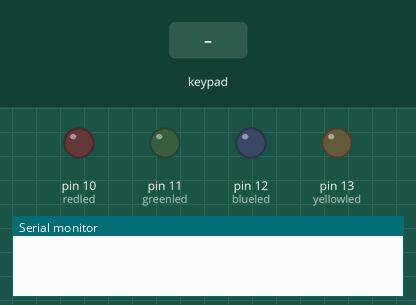
Recording of a sketch running on a simulated Arduino Uno, built with avr-gcc and run on an emulated ATmega328P. Shown: output pins drawn as LEDs (lit = HIGH), the last lines printed to the serial monitor. Dashed ring = blinking. Inputs (shaded band) come from the test bench.

Above: at 1.2 s.
1.3 s: keypad keys 5 4 3 2 * pressed 0.4 s apart
At 2.9 s:
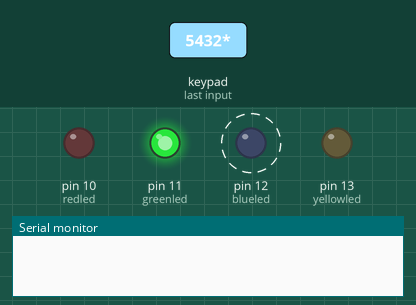
4.8 s: key '1' pressed
At 6.0 s:
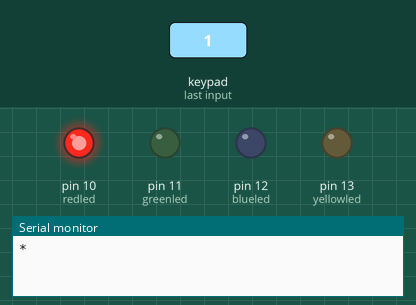
6.3 s: key '6' pressed
At 7.0 s:
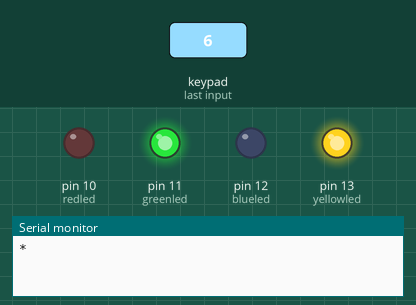
7.8 s: keypad keys 9 8 7 6 pressed 0.4 s apart
At 8.1 s:
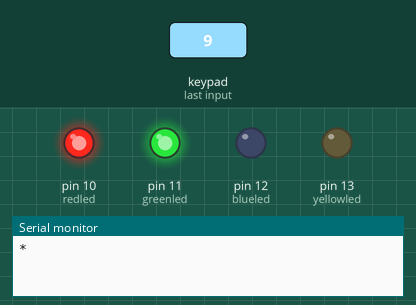
13.9 s: key '#' pressed
16.9 s: key '2' pressed
At 17.7 s:
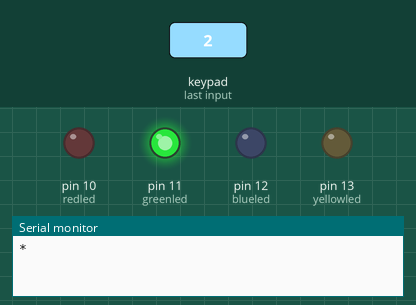
Timing chart, 0 to 19.4 s (numbered marks = the images above; inputs shaded):
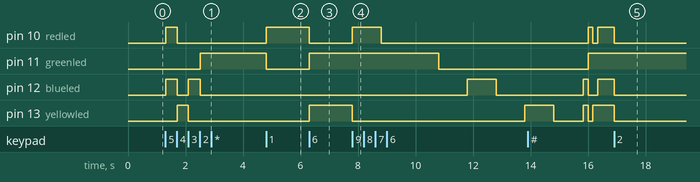

Measured:
- after the input at 1.3 s, pin 10 (redled): LOW → HIGH at once, → LOW 0.40 s later; pin 11 (greenled): LOW → HIGH after 1.2 s; pin 12 (blueled): alternates HIGH for 0.40 s and LOW for 0.39 s, 4 changes in all, then stays LOW, starting at once; pin 13 (yellowled): LOW → HIGH after 0.41 s, → LOW 0.39 s later
- after the input at 4.8 s, pin 10 (redled): LOW → HIGH at once; pin 11 (greenled): HIGH → LOW at once
- after the input at 6.3 s, pin 10 (redled): HIGH → LOW at once; pin 11 (greenled), pin 13 (yellowled): LOW → HIGH at once
- after the input at 7.8 s, pin 10 (redled): LOW → HIGH at once, → LOW 1.0 s later; pin 11 (greenled): HIGH → LOW after 3.0 s; pin 12 (blueled): LOW → HIGH after 4.0 s, → LOW 1.0 s later; pin 13 (yellowled): HIGH → LOW at once, → HIGH 6.0 s later
- after the input at 16.9 s, pin 10 (redled), pin 12 (blueled), pin 13 (yellowled): HIGH → LOW at once

The sketch:

LED_CONTROL_BY_KEYPAD.ino
```cpp
#include <Keypad.h>

const byte ROWS = 4;
const byte COLS = 4;

char hexaKeys[ROWS][COLS] = {
  {'1', '2', '3', 'A'},
  {'4', '5', '6', 'B'},
  {'7', '8', '9', 'C'},
  {'*', '0', '#', 'D'}
};

byte rowPins[ROWS] = {9, 8, 7, 6};
byte colPins[COLS] = {5, 4, 3, 2};

Keypad kpd = Keypad(makeKeymap(hexaKeys), rowPins, colPins, ROWS, COLS);
int redled=10;
int greenled=11;
int blueled=12;
int yellowled=13;
void setup(){
   pinMode(redled,OUTPUT);
   pinMode(greenled,OUTPUT);
   pinMode(blueled,OUTPUT);
   pinMode(yellowled,OUTPUT);
  Serial.begin(9600);
}

void loop(){
  char key = kpd.getKey();
  if(key)  // Check for a valid key.
  {
    switch (key)
    {
      case '1':
        digitalWrite(redled, HIGH);
        digitalWrite(greenled, LOW);
        digitalWrite(blueled, LOW);
        digitalWrite(yellowled, LOW);
        break;
              case '2':
        digitalWrite(redled, LOW);
        digitalWrite(greenled, HIGH);
        digitalWrite(blueled, LOW);
        digitalWrite(yellowled, LOW);
        break;
              case '3':
        digitalWrite(redled, LOW);
        digitalWrite(greenled, LOW);
        digitalWrite(blueled, HIGH);
        digitalWrite(yellowled, LOW);
        break;
              case '4':
        digitalWrite(redled, LOW);
        digitalWrite(greenled, LOW);
        digitalWrite(blueled, LOW);
        digitalWrite(yellowled, HIGH);
        break;
              case '5':
        digitalWrite(redled, HIGH);
        digitalWrite(greenled, LOW);
        digitalWrite(blueled, HIGH);
        digitalWrite(yellowled, LOW);
        break;
        case '6':
        digitalWrite(redled, LOW);
        digitalWrite(greenled, HIGH);
        digitalWrite(blueled, LOW);
        digitalWrite(yellowled, HIGH);
        break;
        case '7':
        digitalWrite(redled, HIGH);
        digitalWrite(greenled, HIGH);
        digitalWrite(blueled, LOW);
        digitalWrite(yellowled, LOW);
        break;
        case '8':
        digitalWrite(redled, LOW);
        digitalWrite(greenled, LOW);
        digitalWrite(blueled, HIGH);
        digitalWrite(yellowled, HIGH);
        break;
        case '9':
        digitalWrite(blueled, LOW);
        digitalWrite(yellowled, LOW);
        digitalWrite(redled, HIGH);
        delay(1000);
        digitalWrite(redled, LOW);
        delay(1000);
        digitalWrite(greenled, HIGH);
        delay(1000);
        digitalWrite(greenled, LOW);
        delay(1000);
        digitalWrite(blueled, HIGH);
        delay(1000);
        digitalWrite(blueled, LOW);
        delay(1000);
        digitalWrite(yellowled, HIGH);
        delay(1000);
        digitalWrite(yellowled, LOW);
        delay(1000);
        break;
        case '#':
        digitalWrite(redled, HIGH);
        digitalWrite(greenled, HIGH);
        digitalWrite(blueled, HIGH);
        digitalWrite(yellowled, HIGH);
        break;
        case '0':
        digitalWrite(redled, LOW);
        digitalWrite(greenled, LOW);
        digitalWrite(blueled, LOW);
        digitalWrite(yellowled, LOW);
        break;
       default:
      Serial.println(key);
    }
  }
}
```
